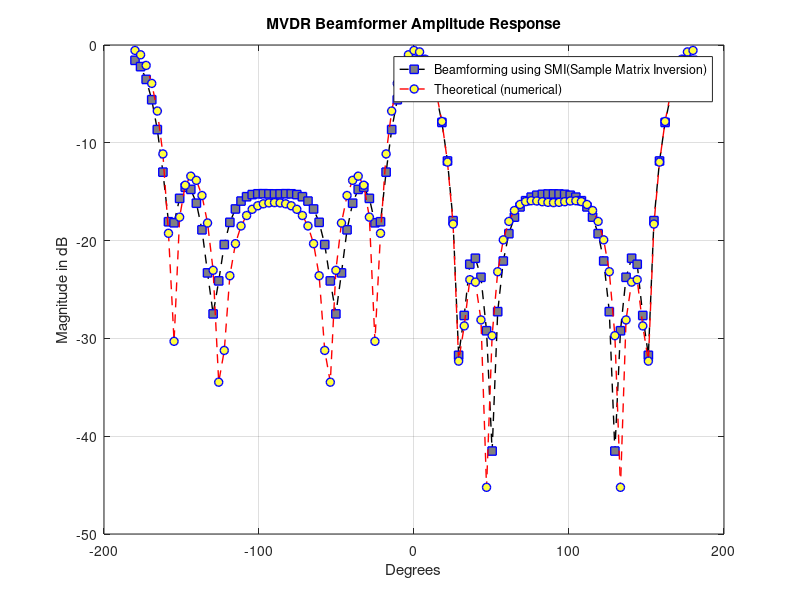

This chart was generated by the following MATLAB code:
%% Homework Set 8
% Sam Nazari
% EECE 7312
% 24-November-2013
%% Simulation parameters
N   = 1000;               %Samples
M   = 5;                  %Array elements in ULA
C   = 10;
snir = 20*log10(1/C);
U   = zeros(M,N);
Rhat= zeros(M); 
rng(0,'twister');
%% Target
phi_0 = 0;              %Target location (deg)
th_0  = pi*sin(phi_0);  %Target elec. angle 
% Construct source signal
s0    = 1;
% Construct the steering vector
A0    = [1 1 1 1 1]';
% Construct the signal
S0 = s0*A0;
%% Inteference
phi_1 = 30*pi/180;              %Inteference location 
th_1  = pi*sin(phi_1);          %Inteference elec angle
for k = 1:N+1
% Construct int. signal
a     = 2*pi.*rand(1,1)-pi;     %random phase shift
s1    = C*exp(1i*a)';
% Construct the steering vector
A1 = [exp(-1*1i*th_1.*[0:M-1])]';
% Combine
S1 = s1*A1;
%% Noise
en = randn(M,1)*2*0.316;
z  = randn(M,1)*2*0.316;
%% Create U
U(:,k) = S0 + S1 +[en+1i*z];
%U = S0 + S1 +[en+1i*z];
end
%% Sample/Theoretical covariance matrix
Ruu = A0*A0'+abs(C)^2*A1*A1'+0.316*eye(5,5);  % Theoretical
for k = 1:N+1
    Rhat = Rhat+U*U';
    Rhat = Rhat/N;
end
% Now lets see how close the theoretical is to the numerical..
d = norm((Ruu-Rhat),'fro')
% This is not bad.
% Form the theoretical MVDR beamformer..
Wopt    = A0'*inv(Ruu);
W       = A0'*inv(Rhat);
%% Plot
phi1 = pi.*sin(-pi:pi/50:pi);
for k=1:length(phi1)
    A = [exp(-1*i*phi1(:,k).*[0:M-1])]';
    pl(k)= W*A;
    popt(k)=Wopt*A;
end
p=linspace(-pi,pi,length(phi1))*180/pi;
figure,
plot(p,20*log10(abs(pl)),'--ks','LineWidth',1,'MarkerEdgeColor','b',...
    'MarkerFaceColor',[0.5,0.5,0.5]),hold on,
plot(p,20*log10(abs(popt)),'r--o','LineWidth',1,'MarkerEdgeColor','b',...
    'MarkerFaceColor',[1,1,.25]),grid on
legend('Beamforming using SMI(Sample Matrix Inversion)','Theoretical (numerical)')
xlabel('Degrees'),ylabel('Magnitude in dB')
title('MVDR Beamformer Amplitude Response')